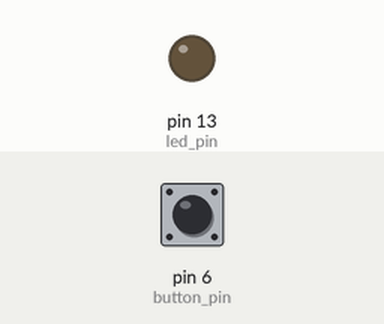
Recording of a sketch running on a simulated Arduino Uno, built with avr-gcc and run on an emulated ATmega328P. On the bench: output pins drawn as LEDs (lit = HIGH). Inputs (shaded band) come from the test bench; at power-on: pin 6 (button_pin) LOW.

Above: at 1.2 s.
1.3 s: pin 6 (button_pin) pulled HIGH for 0.15 s
At 1.4 s:
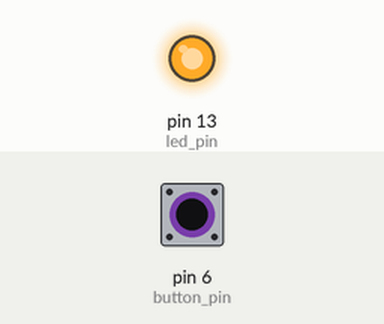
3.0 s: pin 6 (button_pin) pulled HIGH for 3.2 s
At 7.6 s:
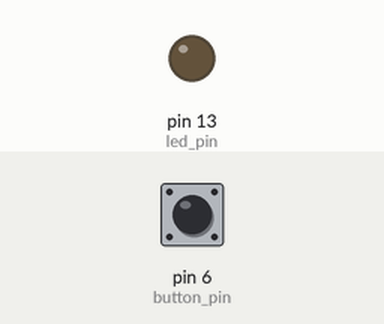
Timing chart, 0 to 9.1 s (numbered marks = the images above; inputs shaded):
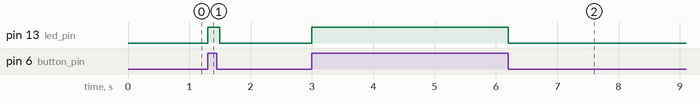

The sketch:

GLOW_LED_USING_SWTICH.ino
```cpp
// GLOWING LED USING SWTICH AND USE OF 'digitalREAD'
int button_pin=6;
int led_pin=13;
void setup()
{
  pinMode(led_pin,OUTPUT);
  pinMode(button_pin,INPUT);
}

void loop()
{
  bool s=digitalRead(button_pin);
  if(s==1)
  {
    digitalWrite(led_pin,HIGH);
    delay(100);
  }
  else
  {digitalWrite(led_pin,LOW);
  }

}
```

Measured:
- after the input at 1.3 s, pin 13 (led_pin): LOW → HIGH at once, → LOW 0.20 s later
- after the input at 3.0 s, pin 13 (led_pin): LOW → HIGH at once, → LOW 3.2 s later
